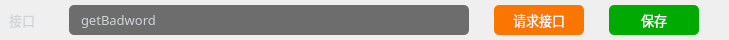
        <widget class="QWidget" name="horizontalWidget" native="true">
         <property name="minimumSize">
          <size>
           <width>0</width>
           <height>40</height>
          </size>
         </property>
         <property name="maximumSize">
          <size>
           <width>16777215</width>
           <height>40</height>
          </size>
         </property>
         <property name="styleSheet">
          <string notr="true">color:#ced4da;</string>
         </property>
         <layout class="QHBoxLayout" name="horizontalLayout">
          <property name="spacing">
           <number>5</number>
          </property>
          <property name="leftMargin">
           <number>9</number>
          </property>
          <property name="topMargin">
           <number>0</number>
          </property>
          <property name="rightMargin">
           <number>10</number>
          </property>
          <property name="bottomMargin">
           <number>0</number>
          </property>
          <item>
           <widget class="QLabel" name="label_3">
            <property name="minimumSize">
             <size>
              <width>55</width>
              <height>0</height>
             </size>
            </property>
            <property name="maximumSize">
             <size>
              <width>55</width>
              <height>16777215</height>
             </size>
            </property>
            <property name="font">
             <font>
              <family>OPPOSans B</family>
              <pointsize>10</pointsize>
              <stylestrategy>PreferAntialias</stylestrategy>
             </font>
            </property>
            <property name="text">
             <string>接口</string>
            </property>
           </widget>
          </item>
          <item>
           <widget class="QLineEdit" name="lineEdit_funcName">
            <property name="minimumSize">
             <size>
              <width>400</width>
              <height>30</height>
             </size>
            </property>
            <property name="maximumSize">
             <size>
              <width>1111111</width>
              <height>16777215</height>
             </size>
            </property>
            <property name="font">
             <font>
              <family>OPPOSans B</family>
              <pointsize>10</pointsize>
              <stylestrategy>PreferAntialias</stylestrategy>
             </font>
            </property>
            <property name="styleSheet">
             <string notr="true">QLineEdit{
color:#ced4da;
border-radius: 14px;
background-color: rgb(25, 25, 25, 155);
border: 0px solid rgba(255, 255, 255, 0);
border-radius: 5px;
padding-left:10px;
padding-right:10px;
}</string>
            </property>
            <property name="text">
             <string>getBadword</string>
            </property>
            <property name="placeholderText">
             <string>yourMethod2</string>
            </property>
           </widget>
          </item>
          <item>
           <spacer name="horizontalSpacer_8">
            <property name="orientation">
             <enum>Qt::Horizontal</enum>
            </property>
            <property name="sizeType">
             <enum>QSizePolicy::Fixed</enum>
            </property>
            <property name="sizeHint" stdset="0">
             <size>
              <width>20</width>
              <height>20</height>
             </size>
            </property>
           </spacer>
          </item>
          <item>
           <widget class="QToolButton" name="toolButton_request">
            <property name="minimumSize">
             <size>
              <width>90</width>
              <height>30</height>
             </size>
            </property>
            <property name="font">
             <font>
              <family>OPPOSans</family>
              <pointsize>10</pointsize>
              <stylestrategy>PreferAntialias</stylestrategy>
             </font>
            </property>
            <property name="styleSheet">
             <string notr="true">QToolButton {
	color: rgb(255, 255, 255);
	background-color: rgb(250, 118, 0);
	border-radius: 5px;
}

QToolButton::menu-indicator { 
	image: None;
}

 
QToolButton:hover {
	color: rgb(255, 255, 255);
	background-color: rgb(250, 118, 0);
}</string>
            </property>
            <property name="text">
             <string>请求接口</string>
            </property>
           </widget>
          </item>
          <item>
           <spacer name="horizontalSpacer_27">
            <property name="orientation">
             <enum>Qt::Horizontal</enum>
            </property>
            <property name="sizeType">
             <enum>QSizePolicy::Fixed</enum>
            </property>
            <property name="sizeHint" stdset="0">
             <size>
              <width>20</width>
              <height>20</height>
             </size>
            </property>
           </spacer>
          </item>
          <item>
           <widget class="QToolButton" name="toolButton_save">
            <property name="minimumSize">
             <size>
              <width>90</width>
              <height>30</height>
             </size>
            </property>
            <property name="font">
             <font>
              <family>OPPOSans</family>
              <pointsize>10</pointsize>
              <stylestrategy>PreferAntialias</stylestrategy>
             </font>
            </property>
            <property name="styleSheet">
             <string notr="true">QToolButton {
	color: rgb(255, 255, 255);
	
	background-color: rgb(0, 170, 0);
	border-radius: 5px;
}

QToolButton::menu-indicator { 
	image: None;
}

 
QToolButton:hover {
	color: rgb(255, 255, 255);
	background-color: rgb(0, 170, 0);
}</string>
            </property>
            <property name="text">
             <string>保存</string>
            </property>
           </widget>
          </item>
          <item>
           <spacer name="horizontalSpacer_22">
            <property name="orientation">
             <enum>Qt::Horizontal</enum>
            </property>
            <property name="sizeType">
             <enum>QSizePolicy::Fixed</enum>
            </property>
            <property name="sizeHint" stdset="0">
             <size>
              <width>20</width>
              <height>20</height>
             </size>
            </property>
           </spacer>
          </item>
         </layout>
        </widget>
